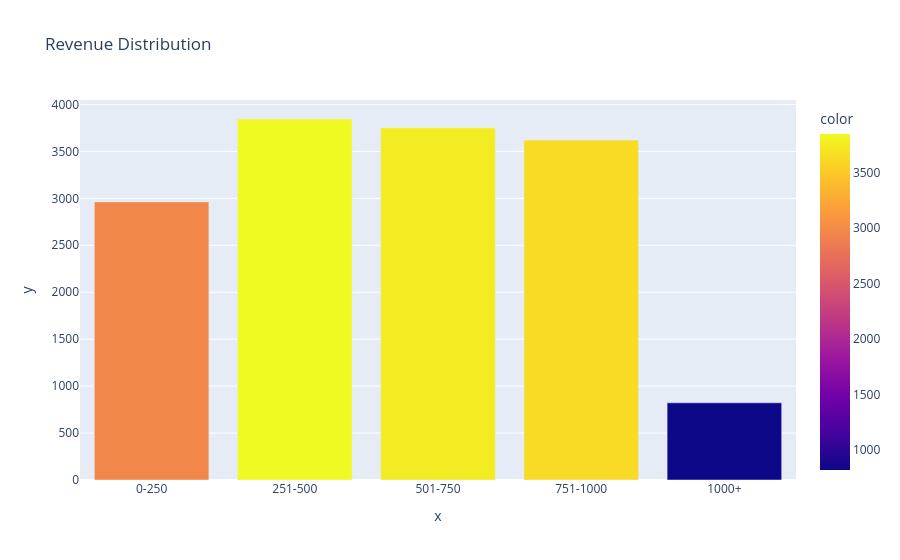

Here is the notebook cell this chart was saved with:
### Markdown cell above
# Revenue Distribution

### Code cell
bins = [0, 250, 500, 750, 1000, 1100]

labels = ["0-250", "251-500", "501-750", "751-1000", "1000+"]

df["revenue_group"] = pd.cut(df["annual_revenue_million"], bins=bins, labels=labels)

group_count = (df["revenue_group"].value_counts().sort_index())

fig = px.bar(x=group_count.index, y=group_count.values, title="Revenue Distribution", color=group_count.values)

fig.show()

### Figure 1 — Plotly figure (JSON) as saved in the notebook; plotly's stock layout.template omitted (floating-point values rounded to 4 significant figures)
{"data": [{"hovertemplate": "x=%{x}<br>y=%{y}<br>color=%{marker.color}<extra></extra>", "legendgroup": "", "marker": {"color": [2962, 3845, 3751, 3620, 822], "coloraxis": "coloraxis", "pattern": {"shape": ""}}, "name": "", "orientation": "v", "showlegend": false, "textposition": "auto", "type": "bar", "x": ["0-250", "251-500", "501-750", "751-1000", "1000+"], "xaxis": "x", "y": [2962, 3845, 3751, 3620, 822], "yaxis": "y"}], "layout": {"barmode": "relative", "coloraxis": {"colorbar": {"title": {"text": "color"}}, "colorscale": [[0, "#0d0887"], [0.1111, "#46039f"], [0.2222, "#7201a8"], [0.3333, "#9c179e"], [0.4444, "#bd3786"], [0.5556, "#d8576b"], [0.6667, "#ed7953"], [0.7778, "#fb9f3a"], [0.8889, "#fdca26"], [1, "#f0f921"]]}, "legend": {"tracegroupgap": 0}, "title": {"text": "Revenue Distribution"}, "xaxis": {"anchor": "y", "domain": [0, 1], "title": {"text": "x"}}, "yaxis": {"anchor": "x", "domain": [0, 1], "title": {"text": "y"}}}}
